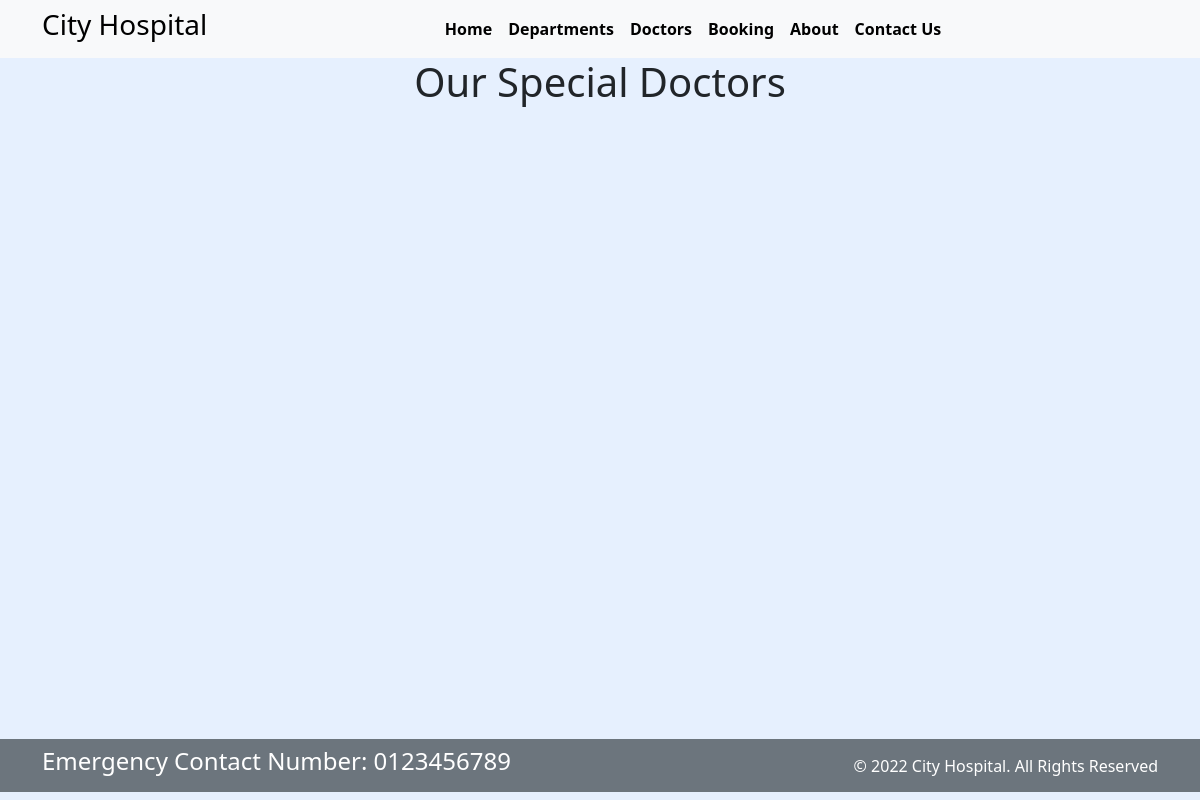
Before: /doctor with the older database file.
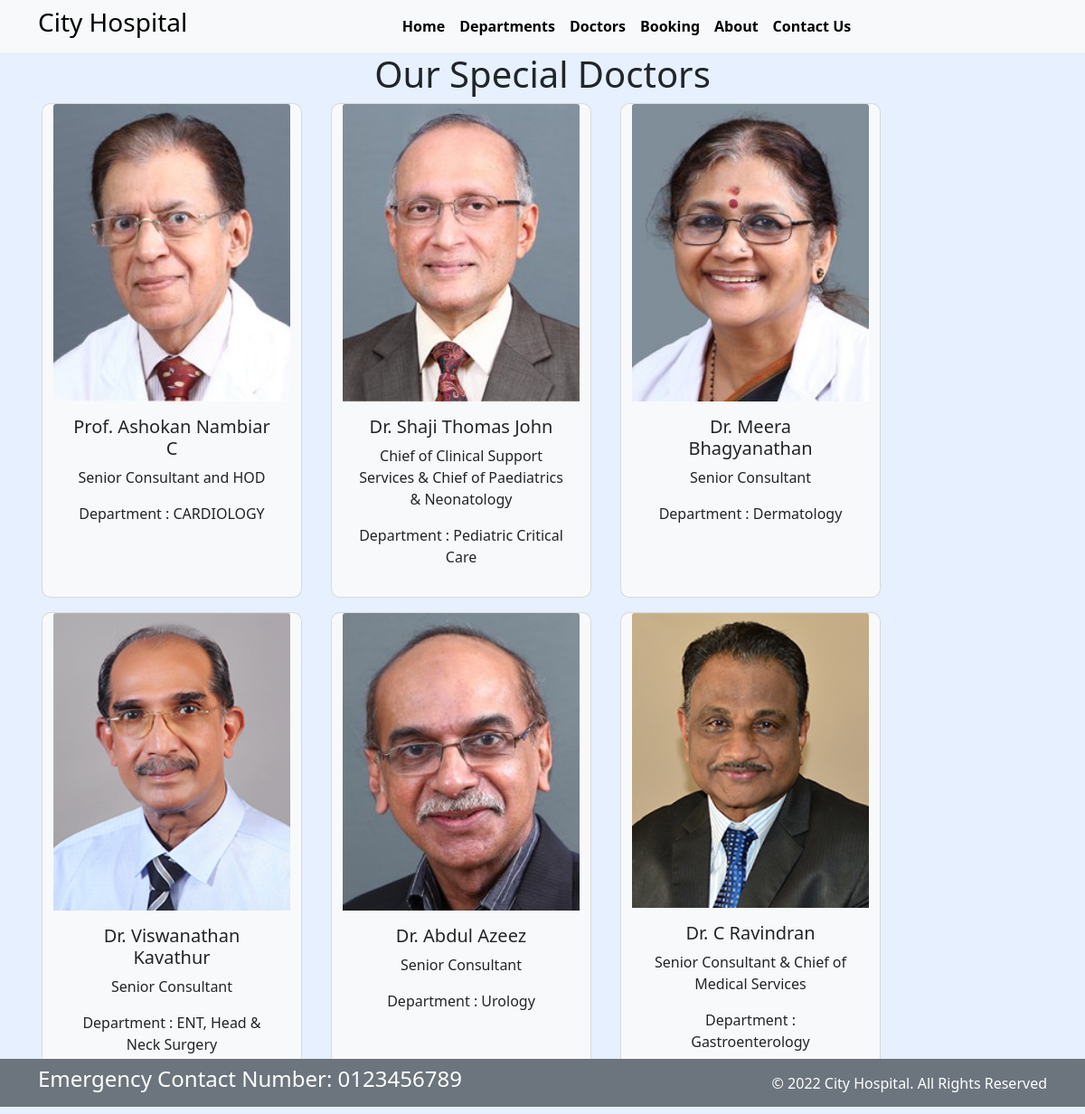
After: the same page with the newer database file.
### home/models.py (models this page shows, shortened)
class doctors(models.Model):
    doc_name=models.CharField(max_length=100)
    doc_spec=models.CharField(max_length=100)
    dept_name=models.ForeignKey(departments,on_delete=models.CASCADE)
    doc_img=models.ImageField(upload_to='doctors')

class departments(models.Model):
    dept_name=models.CharField(max_length=100)
    dept_descriptions=models.TextField()
    img=models.ImageField(upload_to='departments')
    def __str__(self):
        return '{}'.format(self.dept_name)

### home/views.py (the view)
# urls.py: path('doctor', views.doctor,name='doctor'),
def doctor(request):
    dict_doc = {
        'doct':doctors.objects.all()
        }
    return render(request,'doctors.html',dict_doc)

### templates/doctors.html (shortened to what this page needs)
{% extends 'base.html'%}
    {%block content%}
    {%load static%}
        <h1 class="text-center">Our Special Doctors</h1>
        <div class="container ">
        <div class="row mb-3">
            {% for d in doct %}
            <div class="card mb-3 card mx-3 bg-light" style="width: 18rem; display: inline-block;border-radius: 10px;">
                <img class="card-img-top" style="width:215;height: 270;" src="{{d.doc_img.url}}" alt="Card image cap">
                <div class="card-body">
                  <h5 class="card-title text-center">{{d.doc_name}}</h5>
                  <p class="card-text text-center">{{d.doc_spec}}</p>
                  <p class="text-center">Department : {{d.dept_name}}</p>
                </div>
              </div>
              {%endfor %}
        </div>
        </div>
    {%endblock%}

### templates/base.html (shortened to what this page needs)
{% load static %}
<!DOCTYPE html>
<html>
  <head>
    <link rel="stylesheet"
      href=" https://cdn.jsdelivr.net/npm/bootstrap@5.1.3/dist/css/bootstrap.min.css ">
    <link rel="stylesheet"
      href="https://use.fontawesome.com/releases/v5.2.0/css/all.css">
    <link rel="stylesheet"
      href="{% static '/css/style.css' %}">
  </head>
  <body class="bg-primary bg-opacity-10">
    <nav class="navbar navbar-expand-lg navbar-light bg-light ">
      <div class="container">
        <div class="col-2 text-left pl-md-0">
          <h3 class="text-black display-7" > City Hospital </h3>
        </div>
        <div
          class="collapse navbar-collapse justify-content-center col-md-8 navbar-collapse-3 ">
          <ul class="navbar-nav justify-content-center  fw-bold">
            <li class="nav-item active text-black">
              <a class="nav-link text-black" href="{%url 'home'%}">Home </a>
            </li>
            <li class="nav-item">
              <a class="nav-link text-black" href="{%url 'department'%}">Departments</a>
            </li>
            <li class="nav-item">
              <a class="nav-link text-black"href="{%url 'doctor'%}">Doctors</a>
            </li>
            <li class="nav-item">
              <a class="nav-link text-black"  href="{%url 'booking'%}">Booking</a>
            </li>
			 <li class="nav-item">
              <a class="nav-link text-black" href="{%url 'about'%}">About</a>
            </li>
            <li class="nav-item">
              <a class="nav-link text-black" href="{%url 'contact'%} ">Contact Us</a>
            </li>
          </ul>
        </div>
      </div>
    </nav>
    {% block content%}{%endblock%}
    <section class="">
      <footer class="pt-2 pb-2  p-3 mb-2 bg-secondary text-white footer fixed-bottom">
        <div class="container">
          <div class="row align-items-center">
            <div class="col-12 col-md-8">
              <h4>Emergency Contact Number: 0123456789</h4>
            </div>
            <div class="col-12 col-md-4 mt-4 mt-md-0 text-center text-md-end">
              © 2022 City Hospital. All Rights Reserved
            </div>
          </div>
        </div>
      </footer>
    </section>
  </body>
</html>

Changed rows visible on the page:
added doctors: doc_img (picture), doc_name "Prof. Ashokan Nambiar C", doc_spec "Senior Consultant and HOD", dept_name "CARDIOLOGY"
added doctors: doc_img (picture), doc_name "Dr. Shaji Thomas John", doc_spec "Chief of Clinical Support Services & Chief of Paediatrics & Neonatology", dept_name "Pediatric Critical Care"
added doctors: doc_img (picture), doc_name "Dr. Meera Bhagyanathan", doc_spec "Senior Consultant", dept_name "Dermatology"
added doctors: doc_img (picture), doc_name "Dr. Viswanathan Kavathur", doc_spec "Senior Consultant", dept_name "ENT, Head & Neck Surgery"
added doctors: doc_img (picture), doc_name "Dr. Abdul Azeez", doc_spec "Senior Consultant", dept_name "Urology"
added doctors: doc_img (picture), doc_name "Dr. C Ravindran", doc_spec "Senior Consultant & Chief of Medical Services", dept_name "Gastroenterology"
